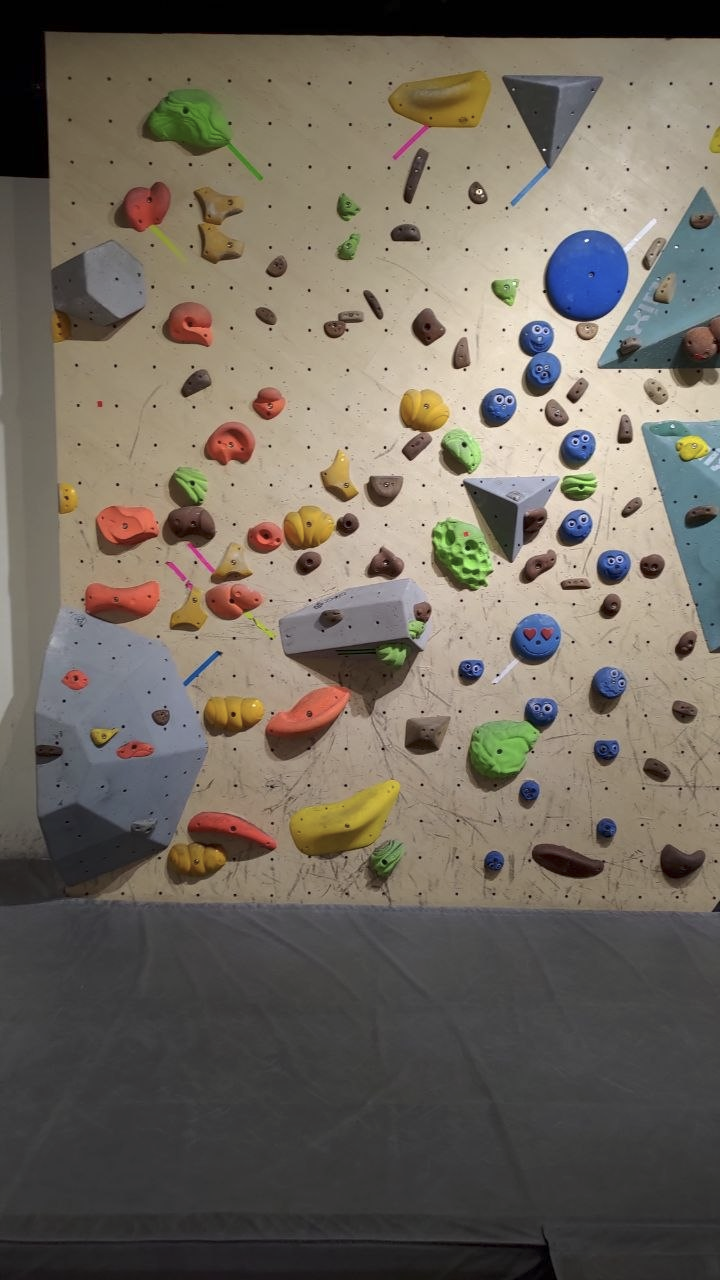
#> input picture dataset/real_wall2/image.png, 720 x 1280 px, given in place of real_wall2, which was not available
$ python calibration.py ../../dataset/real_wall2
#> lines starting #> are read from the running program, lines starting #| are printed output that depends on the picture; after the words box and inside, x2 and y2 are one past the last pixel; in counts of white or black regions, pixels touching at a corner belong together
"""Calibration of a synthetic wall screenshot from the red origin square (the real walls use the bolt-hole grid instead)."""
import cv2
import numpy as np


# [23 lines left out: functions calibrate_red_square, pixel_to_world, not called in this run]


def subpixel_quad(img, quad, bbox, pad=6):
    """Enlarge the contour corners of the square to its true size.

    Contour points lie on the centres of the edge pixels, so the square comes out 1-2 px too small: 2.7% on a
    65 px marker (0.1 m marker in a small screenshot), which grows to 4 cm over a 1.4 m wall. The true area is
    the soft coverage of the square (anti-aliased edge pixels count by how far their colour is from the wall's
    towards the marker's, in chroma); the corners are scaled about their centre to that area.
    """
    x, y, w, h = bbox
    y0, y1, x0, x1 = max(y - pad, 0), min(y + h + pad, img.shape[0]), max(x - pad, 0), min(x + w + pad, img.shape[1])
    # chroma (Lab a, b) only: the marker differs from the wall by its color, and the dark floor under the wall,
    # which can touch the square, must not count by its lightness
    lab = cv2.cvtColor(img[y0:y1, x0:x1], cv2.COLOR_BGR2LAB).astype(np.float32)[..., 1:]
    inner = np.zeros(lab.shape[:2], bool)
    inner[y - y0 + 3:y - y0 + h - 3, x - x0 + 3:x - x0 + w - 3] = True
    ring = np.ones(lab.shape[:2], bool)
    ring[y - y0 - 2:y - y0 + h + 2, x - x0 - 2:x - x0 + w + 2] = False
    if inner.sum() < 9 or ring.sum() < 9:
        return quad
    fg, bg = np.median(lab[inner], axis=0), np.median(lab[ring], axis=0)
    d = fg - bg
    cover = np.clip((lab - bg) @ d / (d @ d), 0, 1)
    cover[ring] = 0                                     # the ring is the wall by definition
    area = float(cover.sum())
    c = quad.mean(axis=0)
    k = np.sqrt(area / max(cv2.contourArea(quad), 1.0))
    return (c + (quad - c) * k).astype(np.float32)


def calibrate_homography(img, square_m=1.0):
    """Homography from image pixels to wall metres, from the red origin square's 4 corners.

    Unlike a single scale + offset this also corrects a tilted camera. World frame:
    bottom-left corner of the square = (0, 0), x right, y up.  Needs the whole square
    in view. Returns the 3x3 matrix H.
    """
    h, s, v = cv2.split(cv2.cvtColor(img, cv2.COLOR_BGR2HSV))
    salmon = (((h < 10) | (h > 170)) & (s > 60) & (s < 150) & (v > 150)).astype(np.uint8)
    salmon = cv2.morphologyEx(salmon, cv2.MORPH_OPEN, np.ones((5, 5), np.uint8))
    n, cc, stats, _ = cv2.connectedComponentsWithStats(salmon)
    if n < 2:
        raise ValueError("red square not found")
    i = 1 + np.argmax(stats[1:, cv2.CC_STAT_AREA])
    x, y, w, hh = stats[i, :4]
    if x == 0 or y == 0 or x + w >= img.shape[1] or y + hh >= img.shape[0]:
        raise ValueError("red square is cut off by the image border; cannot get its 4 corners")
    cnts, _ = cv2.findContours((cc == i).astype(np.uint8), cv2.RETR_EXTERNAL, cv2.CHAIN_APPROX_SIMPLE)
    c = max(cnts, key=cv2.contourArea)
    quad = cv2.approxPolyDP(c, 0.02 * cv2.arcLength(c, True), True)[:, 0, :].astype(np.float32)
    if len(quad) != 4:
        quad = cv2.boxPoints(cv2.minAreaRect(c)).astype(np.float32)
    quad = subpixel_quad(img, quad, (x, y, w, hh))
    quad = quad[np.argsort(quad[:, 1])]                 # two top corners, then two bottom
    tl, tr = sorted(quad[:2], key=lambda p: p[0])
    bl, br = sorted(quad[2:], key=lambda p: p[0])
    world = np.float32([[0, 1], [1, 1], [0, 0], [1, 0]]) * square_m
    H, _ = cv2.findHomography(np.float32([tl, tr, bl, br]), world)
    return H


# [44 lines left out: functions save, _paths, calibrate_wall, load_homography, not called in this run]


def apply_homography(H, pts_px):
    """Pixel (u, v) -> wall coordinates (x, y) in metres with a homography."""
    pts = np.asarray(pts_px, np.float32).reshape(-1, 1, 2)
    return cv2.perspectiveTransform(pts, H).reshape(-1, 2).astype(float)


def check(image_path, marker=None, out_dir=None):
    """Run the calibration on one screenshot and show what it found (for testing by hand).

    Prints the square's side in pixels as the plain contour gave it and after the sub-pixel step, and the scale.
    marker: side of the red square in metres; default = scene.json next to the image, else 1.
    out_dir: where to write calibration_check.png (the corners on the screenshot) and calibration_check_zoom.png
    (the square enlarged 6x); default = the image's folder in outputs/ if it is in dataset/, else not written.
    """
#> called with image_path = '../../dataset/real_wall2'
    import json
    from pathlib import Path

    image_path = Path(image_path)
    img = cv2.imread(str(image_path))
#> img is the input picture: shape (1280, 720, 3); mean B, G, R 94.9, 105.4, 112.8
    if img is None:
        raise FileNotFoundError(image_path)
    if marker is None:
        scene = image_path.parent / "scene.json"
        try:
            marker = float(json.load(open(scene))["scene"]["wall"]["originMarker"]["width"])
        except (OSError, KeyError, ValueError):
            marker = 1.0

    def corners_and_side(H):
        Hi = np.linalg.inv(H)
        c = [apply_homography(Hi, [[x * marker, y * marker]])[0] for x, y in ((0, 0), (1, 0), (1, 1), (0, 1))]
        return c, float(np.mean([np.linalg.norm(c[1] - c[0]), np.linalg.norm(c[3] - c[0])]))

    corners, side = corners_and_side(calibrate_homography(img, square_m=marker))
#> in calibrate_homography, `h, s, v = cv2.split(cv2.cvtColor(img, cv2.COLOR_BGR2HSV))`:
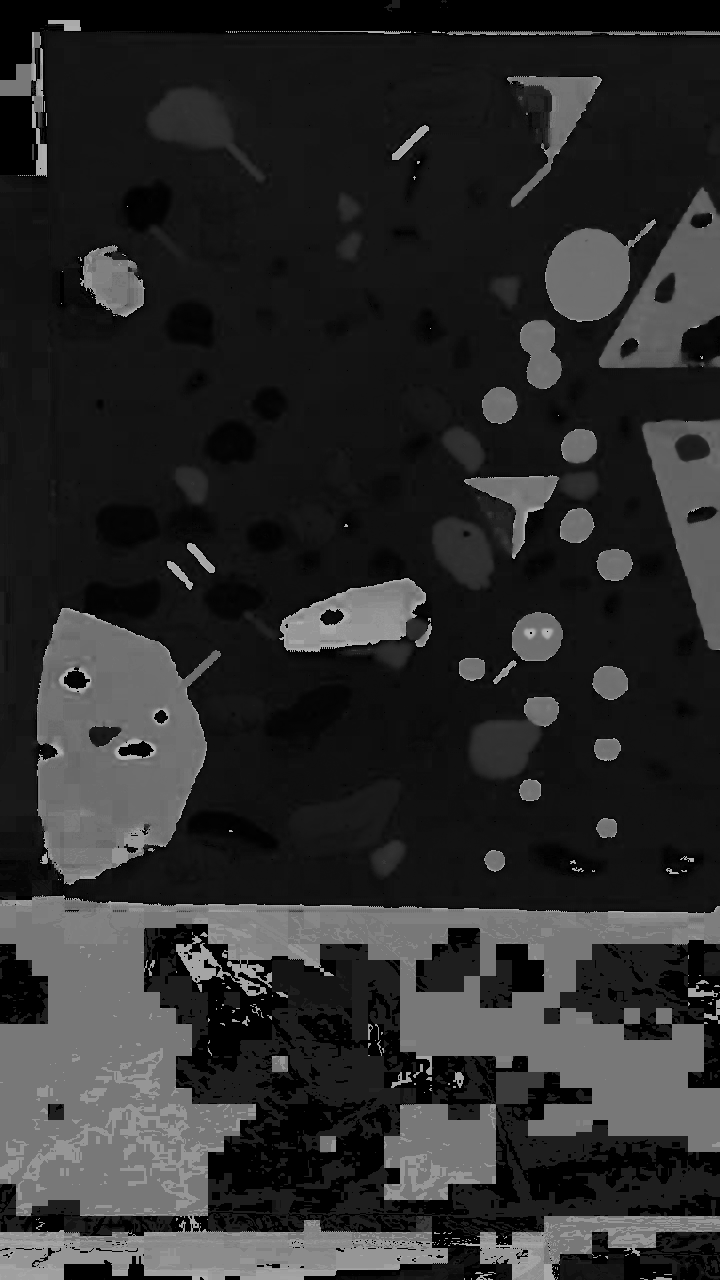
#> h: shape (1280, 720); min 0, max 179, mean 44.3
#> in calibrate_homography, `h, s, v = cv2.split(cv2.cvtColor(img, cv2.COLOR_BGR2HSV))`:
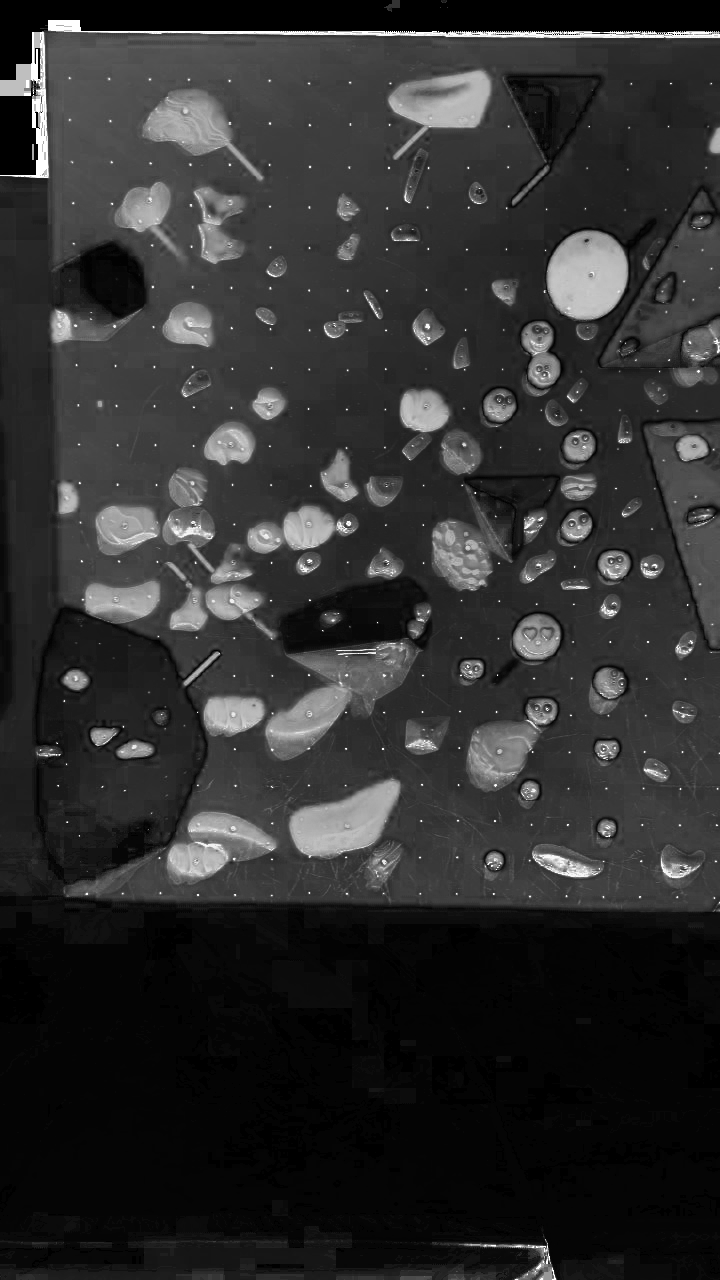
#> s: shape (1280, 720); min 0, max 255, mean 46.9
#> in calibrate_homography, `h, s, v = cv2.split(cv2.cvtColor(img, cv2.COLOR_BGR2HSV))`:
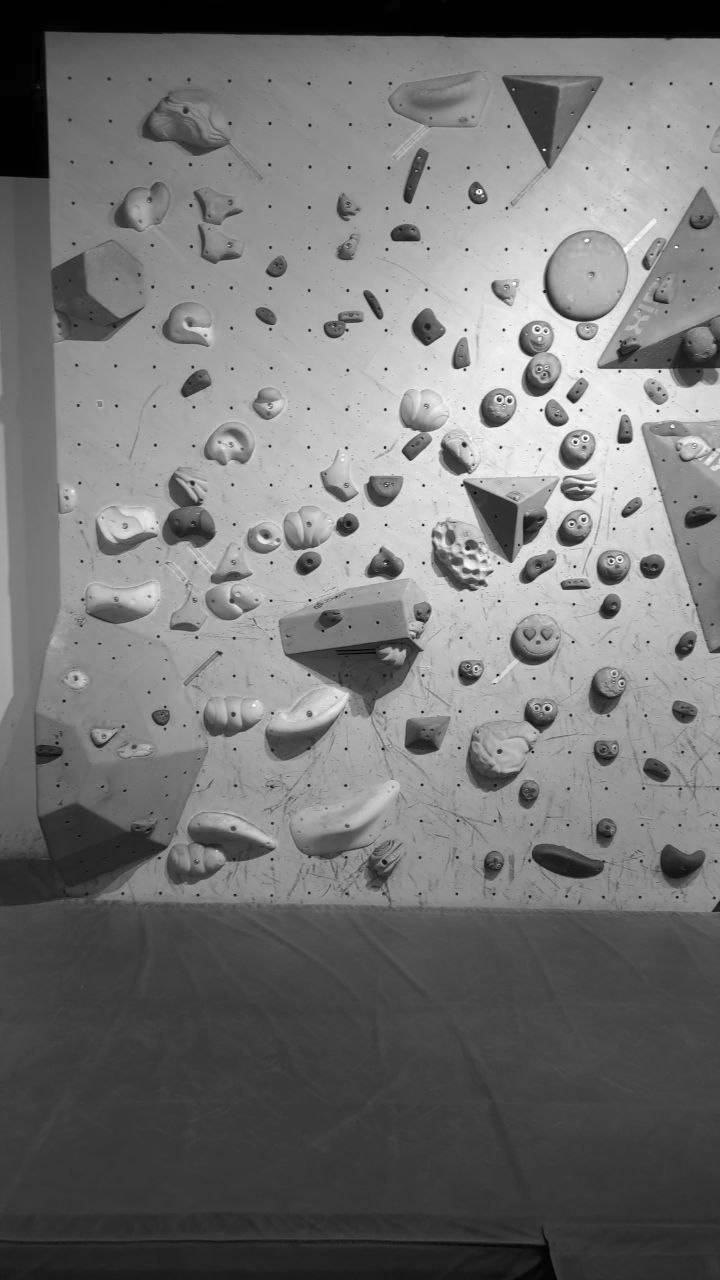
#> v: shape (1280, 720); min 0, max 254, mean 116.1
#> in calibrate_homography, `salmon = (((h < 10) | (h > 170)) & (s > 60) & (s < 150) & (v > 150)).a..`: salmon: shape (1280, 720); values 0 (black) and 1 (white), 0.54% white; 154 white regions (130 under 20 px), largest, box (x1, y1, x2, y2) and area: (264, 685, 351, 729) 1046, (213, 581, 264, 614) 532, (181, 307, 213, 345) 467
#> in calibrate_homography, `salmon = cv2.morphologyEx(salmon, cv2.MORPH_OPEN, np.ones((5, 5), np.u..`:
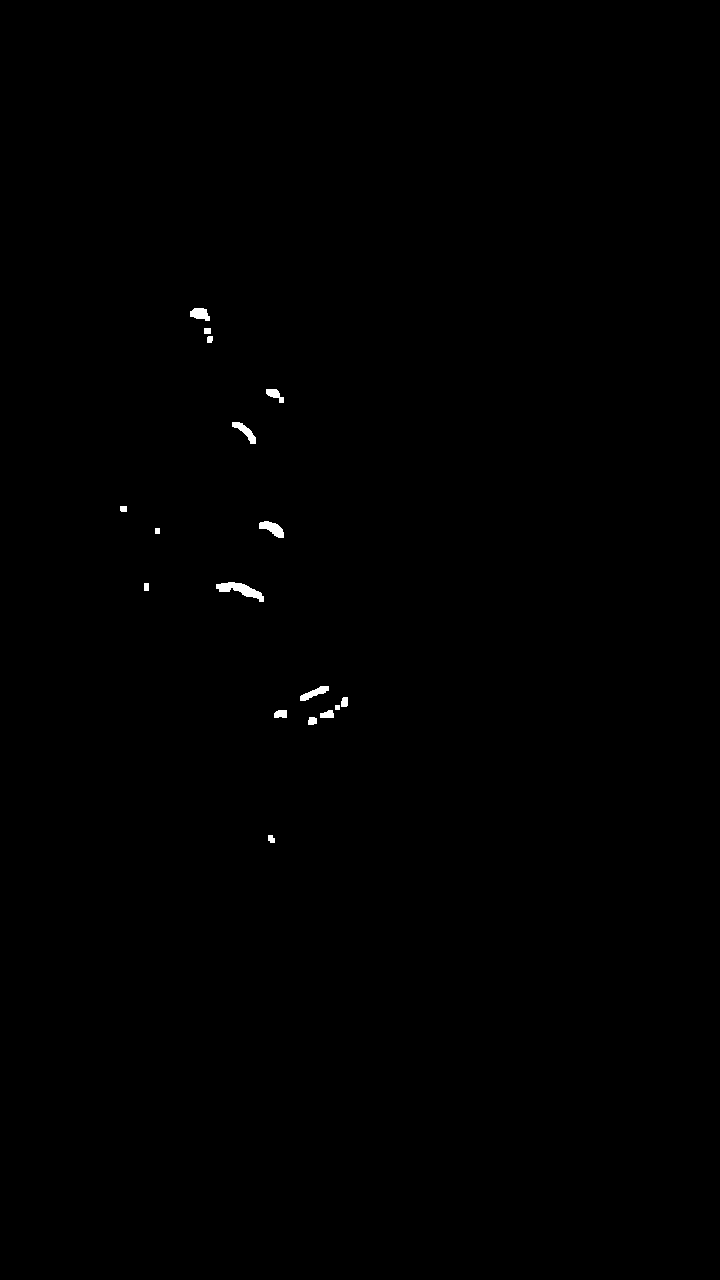
#> salmon: shape (1280, 720); values 0 (black) and 1 (white), 0.21% white; 17 white regions
#> in calibrate_homography, `n, cc, stats, _ = cv2.connectedComponentsWithStats(salmon)`: cc: shape (1280, 720) int32; 18 distinct labels, from 0 to 17
#> in calibrate_homography, `n, cc, stats, _ = cv2.connectedComponentsWithStats(salmon)`: n = 18; stats = 18 rows, first 6: [0, 0, 720, 1280, 919649], [190, 308, 20, 13, 187], [204, 328, 7, 6, 42], [207, 336, 6, 7, 39], [266, 389, 18, 14, 134], [232, 422, 24, 22, 204]
#> in calibrate_homography, `i = 1 + np.argmax(stats[1:, cv2.CC_STAT_AREA])`: i = 10
#> in calibrate_homography, `x, y, w, hh = stats[i, :4]`: x = 216; y = 582; w = 48; hh = 20
#> in calibrate_homography, `cnts, _ = cv2.findContours((cc == i).astype(np.uint8), cv2.RETR_EXTERN..`: cnts = 1 contour; box (x1, y1, x2, y2) and area: (216, 582, 264, 602) 358
#> in calibrate_homography, `c = max(cnts, key=cv2.contourArea)`: c = contour of 56 points, box (x1, y1, x2, y2) (216, 582, 264, 602), area 358
#> in calibrate_homography, `quad = cv2.approxPolyDP(c, 0.02 * cv2.arcLength(c, True), True)[:, 0, ..`: quad = [[216, 584], [219, 591], [229, 591], [232, 587], [263, 601], [260, 592], [244, 584]]
#> in calibrate_homography, `quad = cv2.boxPoints(cv2.minAreaRect(c)).astype(np.float32)`: quad = [[262.8, 601.9], [214.5, 589.9], [217.7, 577.2], [265.9, 589.2]]
#> in subpixel_quad, `x, y, w, h = bbox`: x = 216; y = 582; w = 48; h = 20
#> in subpixel_quad, `y0, y1, x0, x1 = max(y - pad, 0), min(y + h + pad, img.shape[0]), max(..`: y0 = 576; y1 = 608; x0 = 210; x1 = 270
#> in subpixel_quad, `fg, bg = np.median(lab[inner], axis=0), np.median(lab[ring], axis=0)`: fg = [157, 150]; bg = [139, 145]
#> in subpixel_quad, `d = fg - bg`: d = [18, 5]
#> in subpixel_quad, `cover[ring] = 0`:
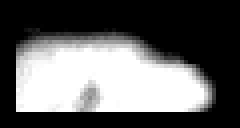
#> cover: shape (32, 60) float32 (shown 4 times larger); min 0, max 1, mean 0.382
#> in subpixel_quad, `area = float(cover.sum())`: area = 733.5
#> in subpixel_quad, `c = quad.mean(axis=0)`: c = [240.2, 589.6]
#> in subpixel_quad, `k = np.sqrt(area / max(cv2.contourArea(quad), 1.0))`: k = 1.06
#> in calibrate_homography, `quad = subpixel_quad(img, quad, (x, y, w, hh))`: quad = [[264.1, 602.7], [213, 589.9], [216.3, 576.4], [267.5, 589.2]]
#> in calibrate_homography, `quad = quad[np.argsort(quad[:, 1])]`: quad = [[216.3, 576.4], [267.5, 589.2], [213, 589.9], [264.1, 602.7]]
#> in calibrate_homography, `tl, tr = sorted(quad[:2], key=lambda p: p[0])`: tl = [216.3, 576.4]; tr = [267.5, 589.2]
#> in calibrate_homography, `bl, br = sorted(quad[2:], key=lambda p: p[0])`: bl = [213, 589.9]; br = [264.1, 602.7]
#> in calibrate_homography, `H, _ = cv2.findHomography(np.float32([tl, tr, bl, br]), world)`: H = [[0.0184, 0.0046, -6.63], [0.0174, -0.0698, 37.46], [-9.79e-09, 1.84e-08, 1]]
#> in corners_and_side, `Hi = np.linalg.inv(H)`: Hi = [[51.19, 3.37, 213], [12.8, -13.49, 589.9], [2.66e-07, 2.81e-07, 1]]
#> in corners_and_side, `c = [apply_homography(Hi, [[x * marker, y * marker]])[0] for x, y in (..`: c = [[213, 589.9], [264.1, 602.7], [267.5, 589.2], [216.3, 576.4]]
#> corners has the same summary as c in corners_and_side; side = 33.34
    global subpixel_quad
    keep, subpixel_quad = subpixel_quad, (lambda img, quad, bbox, **k: quad)    # same calibration, step switched off
    try:
        _, contour_side = corners_and_side(calibrate_homography(img, square_m=marker))
#> contour_side = 31.41
    finally:
        subpixel_quad = keep
    print(f"{image_path.parent.name}: marker {marker} m | contour side {contour_side:6.1f} px -> sub-pixel side "
          f"{side:6.1f} px | scale {side / marker:7.1f} px/m ({100 * (side / contour_side - 1):+.1f}%)")
#| dataset: marker 1.0 m | contour side   31.4 px -> sub-pixel side   33.3 px | scale    33.3 px/m (+6.1%)

    if out_dir is None and image_path.parent.parent.name == "dataset":
        out_dir = image_path.parents[2] / "outputs" / image_path.parent.name
    if out_dir is not None:
        out_dir = Path(out_dir)
        out_dir.mkdir(parents=True, exist_ok=True)
        pts = np.array(corners, np.float32).round().astype(np.int32)
        out = img.copy()
        cv2.polylines(out, [pts], True, (0, 200, 0), 1)
        for p in pts:
            cv2.circle(out, tuple(int(c) for c in p), 3, (0, 0, 255), -1)
        x, y, w, h = cv2.boundingRect(pts)
        pad = max(20, w // 2)
        crop = out[max(y - pad, 0):y + h + pad, max(x - pad, 0):x + w + pad]
        cv2.imwrite(str(out_dir / "calibration_check.png"), out)
        cv2.imwrite(str(out_dir / "calibration_check_zoom.png"),
                    cv2.resize(crop, None, fx=6, fy=6, interpolation=cv2.INTER_NEAREST))
        save(out_dir / "calibration.npz", img, square_m=marker)
        print(f"  wrote {out_dir}/calibration.npz, calibration_check.png and calibration_check_zoom.png")
    return side


if __name__ == "__main__":
    import argparse
    import sys
    from pathlib import Path

    # ---- Run-button settings: used when the command line gives none ----
    IMAGES = []           # screenshot paths, e.g. ["dataset/synthetic_wall4/wall.png"]; empty = every synthetic wall
    MARKER = None         # red square side in metres; None = scene.json next to the image, else 1
    OUT = None            # folder for calibration_check*.png; None = outputs/<wall>/ for images in dataset/

    ap = argparse.ArgumentParser(description="Test the red-square calibration on screenshots.")
    ap.add_argument("images", nargs="*", help="screenshot files (default: every synthetic wall in dataset/)")
    ap.add_argument("--marker", type=float, default=MARKER, help="red square side in metres (default: scene.json next to the image, else 1)")
    ap.add_argument("--out", default=OUT, help="folder for calibration_check*.png (default: outputs/<wall>/ for images in dataset/)")
    a = ap.parse_args()
    files = a.images or IMAGES
    if not files:
        sys.path.insert(0, str(Path(__file__).resolve().parents[1]))
        from shared import paths
        files = [paths.image_path(w) for w in paths.synthetic_walls()]
    for f in files:
        check(f, marker=a.marker, out_dir=a.out)
